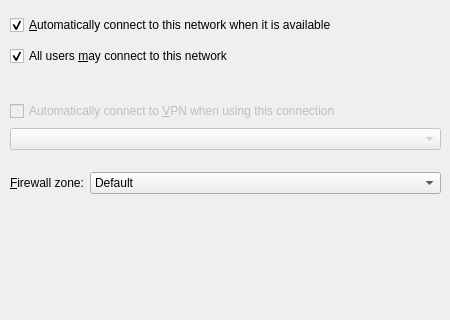
<?xml version="1.0" encoding="UTF-8"?>
<ui version="4.0">
 <class>ConnectionWidget</class>
 <widget class="QWidget" name="ConnectionWidget">
  <property name="geometry">
   <rect>
    <x>0</x>
    <y>0</y>
    <width>450</width>
    <height>320</height>
   </rect>
  </property>
  <property name="windowTitle">
   <string>Form</string>
  </property>
  <widget class="QWidget" name="layoutWidget">
   <property name="geometry">
    <rect>
     <x>10</x>
     <y>100</y>
     <width>431</width>
     <height>51</height>
    </rect>
   </property>
   <layout class="QVBoxLayout" name="verticalLayout_3">
    <item>
     <widget class="QCheckBox" name="autoconnectVpn">
      <property name="enabled">
       <bool>false</bool>
      </property>
      <property name="text">
       <string>Automatically connect to &amp;VPN when using this connection</string>
      </property>
     </widget>
    </item>
    <item>
     <widget class="QComboBox" name="vpnCombobox">
      <property name="enabled">
       <bool>false</bool>
      </property>
     </widget>
    </item>
   </layout>
  </widget>
  <widget class="QWidget" name="layoutWidget_2">
   <property name="geometry">
    <rect>
     <x>10</x>
     <y>170</y>
     <width>431</width>
     <height>26</height>
    </rect>
   </property>
   <layout class="QHBoxLayout" name="horizontalLayout_2" stretch="2,56">
    <property name="sizeConstraint">
     <enum>QLayout::SetDefaultConstraint</enum>
    </property>
    <item>
     <widget class="QLabel" name="label_2">
      <property name="text">
       <string>&amp;Firewall zone:</string>
      </property>
      <property name="buddy">
       <cstring>firewallZone</cstring>
      </property>
     </widget>
    </item>
    <item>
     <widget class="QComboBox" name="firewallZone">
      <item>
       <property name="text">
        <string>Default</string>
       </property>
      </item>
      <item>
       <property name="text">
        <string>drop</string>
       </property>
      </item>
      <item>
       <property name="text">
        <string>work</string>
       </property>
      </item>
      <item>
       <property name="text">
        <string>internal</string>
       </property>
      </item>
      <item>
       <property name="text">
        <string>block</string>
       </property>
      </item>
      <item>
       <property name="text">
        <string>home</string>
       </property>
      </item>
      <item>
       <property name="text">
        <string>dmz</string>
       </property>
      </item>
      <item>
       <property name="text">
        <string>public</string>
       </property>
      </item>
      <item>
       <property name="text">
        <string>trusted</string>
       </property>
      </item>
      <item>
       <property name="text">
        <string>external</string>
       </property>
      </item>
     </widget>
    </item>
   </layout>
  </widget>
  <widget class="QWidget" name="layoutWidget_3">
   <property name="geometry">
    <rect>
     <x>10</x>
     <y>10</y>
     <width>431</width>
     <height>61</height>
    </rect>
   </property>
   <layout class="QVBoxLayout" name="verticalLayout_2">
    <item>
     <widget class="QCheckBox" name="autoconnect">
      <property name="text">
       <string>&amp;Automatically connect to this network when it is available</string>
      </property>
      <property name="checked">
       <bool>true</bool>
      </property>
     </widget>
    </item>
    <item>
     <widget class="QCheckBox" name="allUsers">
      <property name="text">
       <string>All users &amp;may connect to this network</string>
      </property>
      <property name="checked">
       <bool>true</bool>
      </property>
     </widget>
    </item>
   </layout>
  </widget>
 </widget>
 <resources/>
 <connections/>
</ui>
